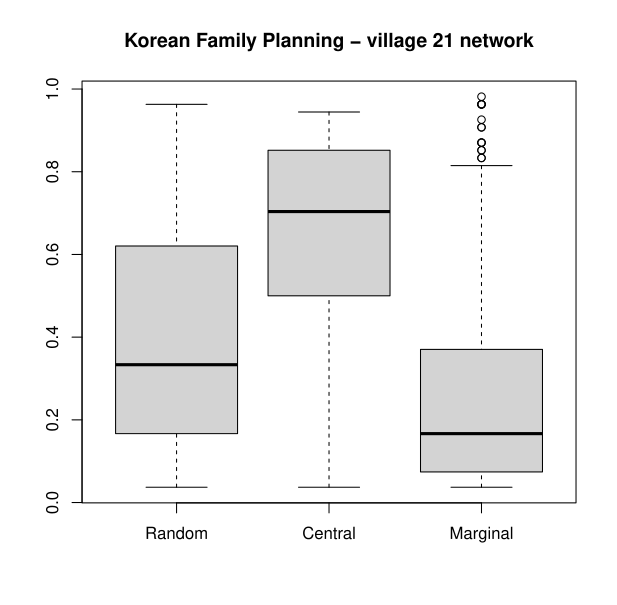

The script that drew this image:
# To solve this problem we will use rdiffnet_multiple

# Loading the package
library(netdiffuseR)

# Loading the data
kfamily_21 <- subset(kfamily, village == 21)

# Converting the survey data to a diffnet object
kfamily_diffnet_21 <- survey_to_diffnet(
  dat      = kfamily_21,
  idvar    = "id",
  netvars  = c(
    "net11", "net12", "net13", "net14", "net15", 
    "net21", "net22", "net23", "net24", "net25",
    "net31", "net32", "net33", "net34", "net35"), 
  toavar   = "toa",
  groupvar = "village"
)

# First, some common parameters:
adoption <- function(x) cumulative_adopt_count(x)[2,nslices(x)]
nsim     <- 500
ncores   <- 4

# Korean Family Planning - village 21 network ----------------------------------

# random seeds
sims_rand <- rdiffnet_multiple(
  seed.graph = kfamily_diffnet_21,
  R          = nsim, 
  statistic  = adoption,
  ncpus      = ncores,
  stop.no.diff = FALSE,
  seed.nodes = "random"
)
# central seeds
sims_cent <- rdiffnet_multiple(
  seed.graph = kfamily_diffnet_21,
  R          = nsim, 
  statistic  = adoption,
  ncpus      = ncores,
  stop.no.diff = FALSE,
  seed.nodes = "central"
)
# marginal seeds
sims_marg <- rdiffnet_multiple(
  seed.graph = kfamily_diffnet_21,
  R          = nsim, 
  statistic  = adoption,
  ncpus      = ncores,
  stop.no.diff = FALSE,
  seed.nodes = "marginal"
)
# Plotting the results
boxplot(
  cbind(Random = sims_rand, Central = sims_cent, Marginal = sims_marg),
  main = "Korean Family Planning - village 21 network"
)
